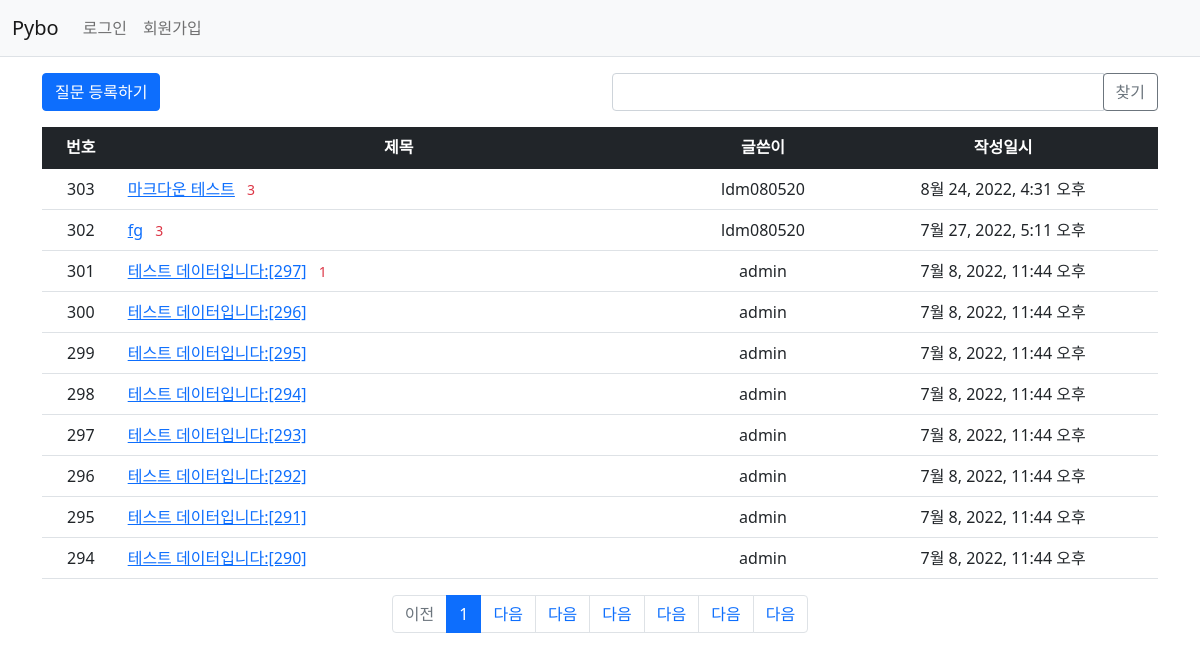
Screenshot of /pybo/ with the database file from the repository.
### pybo/models.py (models this page shows, shortened)
class Question(models.Model):
    author = models.ForeignKey(User, on_delete=models.CASCADE, related_name='author_question')
    subject = models.CharField(max_length=200)
    content = models.TextField()
    create_date = models.DateTimeField()
    modify_date = models.DateTimeField(null=True, blank=True)
    voter = models.ManyToManyField(User, related_name='voter_question')  # 추천인 추가

### pybo/views/base_views.py (the view, shortened to what this page needs)
# urls.py: path('', base_views.index, name='index'),  # '/' 에 해당되는 path
def index(request):
	page = request.GET.get('page', '1')  # 페이지
	kw = request.GET.get('kw', '')  # 검색어
	question_list = Question.objects.order_by('-create_date')
	paginator = Paginator(question_list, 10)  # 페이지당 10개씩 보여주기
	page_obj = paginator.get_page(page)
	context = {'question_list': page_obj}
	return render(request, 'pybo/question_list.html', context)

### pybo/templatetags/pybo_filter.py (called while the page is built)
@register.filter
def sub(value, arg):
    return value - arg

### templates/pybo/question_list.html (shortened to what this page needs)
{% extends 'base.html' %}
{% load pybo_filter %}
{% block content %}
<div class="container my-3">
    <div class="row my-3">
        <div class="col-6">
            <a href="{% url 'pybo:question_create' %}" class="btn btn-primary">질문 등록하기</a>
        </div>
        <div class="col-6">
            <div class="input-group">
                <input type="text" id="search_kw" class="form-control" value="{{ kw|default_if_none:'' }}">
                <div class="input-group-append">
                    <button class="btn btn-outline-secondary" type="button" id="btn_search">찾기</button>
                </div>
            </div>
        </div>
    </div>
    <table class="table">
        <thead>
        <tr class="text-center table-dark">
            <th>번호</th>
            <th style="width:50%">제목</th>
            <th>글쓴이</th>
            <th>작성일시</th>
        </tr>
        </thead>
        <tbody>
        {% if question_list %}
        {% for question in question_list %}
        <tr class="text-center">
            <td>
                {{ question_list.paginator.count|sub:question_list.start_index|sub:forloop.counter0|add:1 }}
            </td>
            <td class="text-start">
                <a href="{% url 'pybo:detail' question.id %}">{{ question.subject }}</a>
                {% if question.answer_set.count > 0 %}
                <span class="text-danger small mx-2">{{ question.answer_set.count }}</span>
                {% endif %}
            </td>
            <td>{{ question.author.username }}</td>
            <td>{{ question.create_date }}</td>
        </tr>
        {% endfor %}
        {% else %}
        <tr>
            <td colspan="4">질문이 없습니다.</td>
        </tr>
        {% endif %}
        </tbody>
    </table>
    <ul class="pagination justify-content-center">
        {% if question_list.has_previous %}
        <li class="page-item">
            <a class="page-link" data-page="{{ question_list.previous_page_number }}"
           href="javascript:void(0)">이전</a>
        </li>
        {% else %}
        <li class="page-item disabled">
            <a class="page-link" tabindex="-1" aria-disabled="true" href="#">이전</a>
        </li>
        {% endif %}
        {% for page_number in question_list.paginator.page_range %}
        {% if page_number >= question_list.number|add:-5 and page_number <= question_list.number|add:5 %}
        {% if page_number == question_list.number %}
        <li class="page-item active" aria-current="page">
            <a class="page-link" data-page="{{ page_number }}"
           href="javascript:void(0)">{{ page_number }}</a>
        </li>
        {% else %}
        <li class="page-item">
            <a class="page-link" data-page="{{ question_list.next_page_number }}"
           href="javascript:void(0)">다음</a>
        </li>
        {% endif %}
        {% endif %}
        {% endfor %}
        {% if question_list.has_next %}
        <li class="page-item">
            <a class="page-link" href="?page={{ question_list.next_page_number }}">다음</a>
        </li>
        {% else %}
        <li class="page-item disabled">
            <a class="page-link" tabindex="-1" aria-disabled="true" href="#">다음</a>
        </li>
        {% endif %}
    </ul>
</div>
{% endblock %}

### templates/base.html (shortened to what this page needs)
{% load static %}
<!doctype html>
<html lang="ko">
<head>
    <link rel="stylesheet" type="text/css" href="{% static 'bootstrap.min.css' %}">
    <link rel="stylesheet" type="text/css" href="{% static 'style.css' %}">
</head>
<body>
{% include "navbar.html" %}
{% block content %}
{% endblock %}
</body>
</html>

### templates/navbar.html (shortened to what this page needs)
<nav class="navbar navbar-expand-lg navbar-light bg-light border-bottom">
    <div class="container-fluid">
        <a class="navbar-brand" href="{% url 'pybo:index' %}">Pybo</a>
        <div class="collapse navbar-collapse" id="navbarSupportedContent">
            <ul class="navbar-nav me-auto mb-2 mb-lg-0">
                <li class="nav-item">
                    {% if user.is_authenticated %}
                    <a class="nav-link" href="{% url 'common:logout' %}">{{ user.username }} (로그아웃)</a>
                    {% else %}
                    <a class="nav-link" href="{% url 'common:login' %}">로그인</a>
                    {% endif %}
                </li>
                <li>
                    {% if not user.is_authenticated %}
                    <a class="nav-link" href="{% url 'common:signup' %}">회원가입</a>
                    {% endif %}
                </li>
            </ul>
        </div>
    </div>
</nav>

### rows the page displays
Question: paginator.count|sub "303", subject "마크다운 테스트", answer_set.count "3", author.username "ldm080520", create_date "8월 24, 2022, 4:31 오후"
Question: paginator.count|sub "302", subject "fg", answer_set.count "3", author.username "ldm080520", create_date "7월 27, 2022, 5:11 오후"
Question: paginator.count|sub "301", subject "테스트 데이터입니다:[297]", answer_set.count "1", author.username "admin", create_date "7월 8, 2022, 11:44 오후"
Question: paginator.count|sub "300", subject "테스트 데이터입니다:[296]", author.username "admin", create_date "7월 8, 2022, 11:44 오후"
Question: paginator.count|sub "299", subject "테스트 데이터입니다:[295]", author.username "admin", create_date "7월 8, 2022, 11:44 오후"
Question: paginator.count|sub "298", subject "테스트 데이터입니다:[294]", author.username "admin", create_date "7월 8, 2022, 11:44 오후"
Question: paginator.count|sub "297", subject "테스트 데이터입니다:[293]", author.username "admin", create_date "7월 8, 2022, 11:44 오후"
Question: paginator.count|sub "296", subject "테스트 데이터입니다:[292]", author.username "admin", create_date "7월 8, 2022, 11:44 오후"
Question: paginator.count|sub "295", subject "테스트 데이터입니다:[291]", author.username "admin", create_date "7월 8, 2022, 11:44 오후"
Question: paginator.count|sub "294", subject "테스트 데이터입니다:[290]", author.username "admin", create_date "7월 8, 2022, 11:44 오후"

### other values shown
{{ page_number }} "1"
